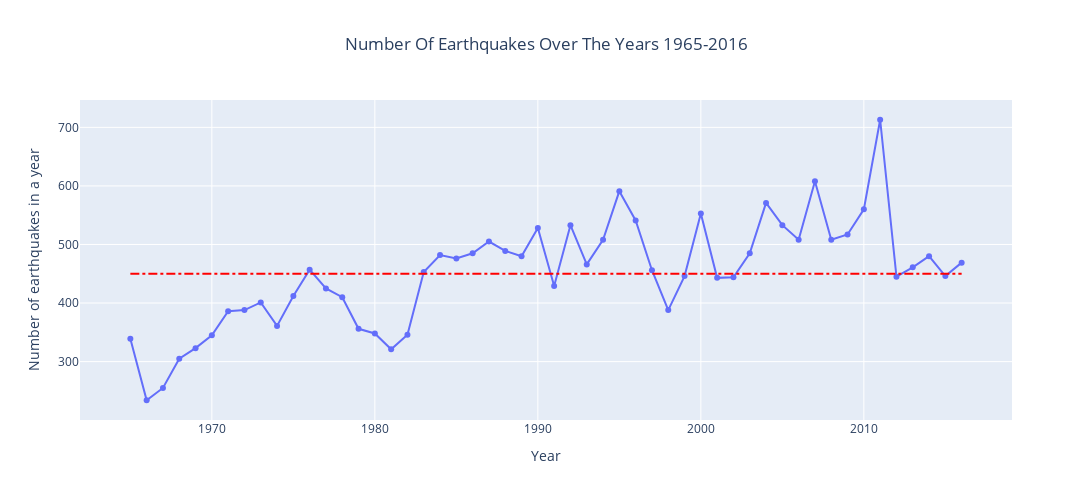

The cell this chart's notebook holds for it:
### Markdown cell above
**Observations:**

- We can see aberration in occurrences of earthquakes across different months.

- The maximum number of earthquakes are recorded in March followed by August and December.

- February and June observe the least frequency of earthquakes.

### Code cell
# Preparing data for plotting
data['Year'] = data['Date'].dt.year
labels = data['Year'].value_counts().sort_index().index
values = data['Year'].value_counts().sort_index().values

# Initiating figure for plotting data
fig = go.Figure()

# Adding scatter trace to the figure
fig.add_trace(trace=go.Scatter(x=labels, 
                               y=values,
                               mode='lines+markers'))

# Adding a horizontal line to the graph
fig.add_shape(type="line", 
              x0=labels[0], 
              y0=values.mean(), 
              x1=labels[-1], 
              y1=values.mean(), 
              line=dict(color="Red", 
                        width=2,
                        dash="dashdot"),
              name='Mean')

# Update the layout with some cosmetics
fig.update_layout(height=500, 
                  width=1200, 
                  title_text='Number Of Earthquakes Over The Years 1965-2016',
                  xaxis_title = 'Year',
                  yaxis_title = 'Number of earthquakes in a year',
                  title_x=0.5)

# Display the figure
fig.show()

### Figure 1 — Plotly figure (JSON) as saved in the notebook; plotly's stock layout.template omitted (floating-point values rounded to 4 significant figures)
{"data": [{"mode": "lines+markers", "type": "scatter", "x": [1965, 1966, 1967, 1968, 1969, 1970, 1971, 1972, 1973, 1974, 1975, 1976, 1977, 1978, 1979, 1980, 1981, 1982, 1983, 1984, 1985, 1986, 1987, 1988, 1989, 1990, 1991, 1992, 1993, 1994, 1995, 1996, 1997, 1998, 1999, 2000, 2001, 2002, 2003, 2004, 2005, 2006, 2007, 2008, 2009, 2010, 2011, 2012, 2013, 2014, 2015, 2016], "y": [339, 234, 255, 305, 323, 345, 386, 388, 401, 361, 412, 457, 425, 410, 356, 348, 321, 346, 453, 482, 476, 485, 505, 489, 480, 528, 429, 533, 466, 508, 591, 541, 456, 388, 446, 553, 443, 444, 485, 571, 533, 508, 608, 508, 517, 560, 713, 445, 461, 480, 446, 469]}], "layout": {"height": 500, "shapes": [{"line": {"color": "Red", "dash": "dashdot", "width": 2}, "name": "Mean", "type": "line", "x0": 1965, "x1": 2016, "y0": 450.2, "y1": 450.2}], "title": {"text": "Number Of Earthquakes Over The Years 1965-2016", "x": 0.5}, "width": 1200, "xaxis": {"title": {"text": "Year"}}, "yaxis": {"title": {"text": "Number of earthquakes in a year"}}}}
